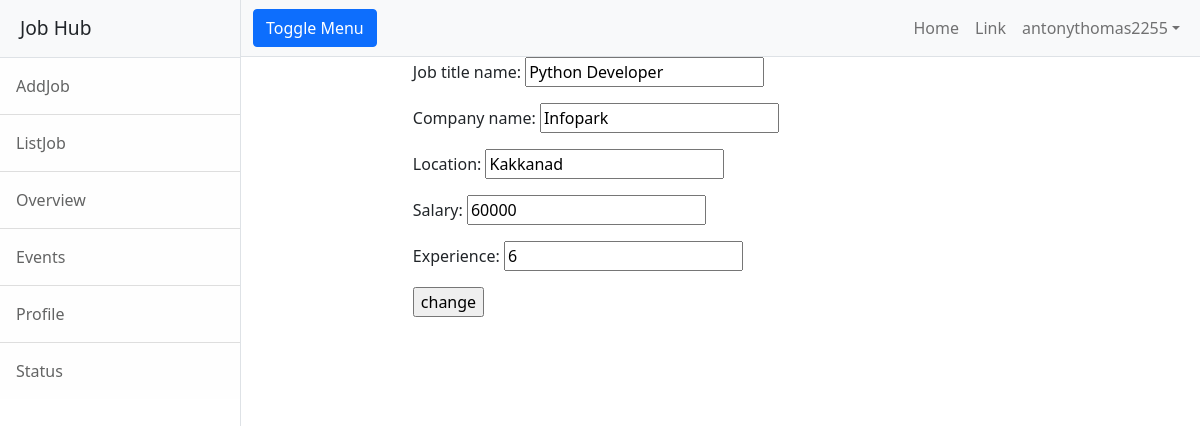
Page /employer/jobs/change/4 (signed in) on the committed database.
### employer/models.py (models this page shows, shortened)
class Jobs(models.Model):
    job_title_name=models.CharField(max_length=150)
    company_name=models.CharField(max_length=150)
    location=models.CharField(max_length=150)
    salary=models.PositiveIntegerField(null=True)
    experience=models.PositiveIntegerField(default=0)

### employer/views.py (the view)
# urls.py: path('jobs/change/<int:id>',views.JobEditView.as_view(),name="emp-editjob"),
class JobEditView(UpdateView):
    model = Jobs
    form_class = JobForm
    template_name = "emp-editjob.html"
    success_url = reverse_lazy("emp-alljobs")
    pk_url_kwarg = "id"

### employer/forms.py
class JobForm(forms.ModelForm):
    class Meta:
        model=Jobs
        fields="__all__"

### employer/templates/emp-editjob.html (shortened to what this page needs)
{%extends 'base.html'%}
{%block body_block%}
<div class="row">
    <div class="col-2"></div>
    <div class="col-8">
        <form action="" method="post">
        {{form.as_p}}
        <input type="submit" value="change">
        </form>
    </div>
    <div class="col-2"></div>
</div>
{%endblock%}

### employer/templates/base.html (shortened to what this page needs)
<!DOCTYPE html>
{%load static%}
<html lang="en">
    <head>
        <link href="{%static 'css/styles.css'%}" rel="stylesheet" />
    </head>
    <body>
        <div class="d-flex" id="wrapper">
            <div class="border-end bg-white" id="sidebar-wrapper">
                <div class="sidebar-heading border-bottom bg-light">Job Hub</div>
                <div class="list-group list-group-flush">
                    <a class="list-group-item list-group-item-action list-group-item-light p-3" href="{%url 'emp-addjob' %}">AddJob</a>
                    <a class="list-group-item list-group-item-action list-group-item-light p-3" href="{%url 'emp-alljobs' %}">ListJob</a>
                    <a class="list-group-item list-group-item-action list-group-item-light p-3" href="#!">Overview</a>
                    <a class="list-group-item list-group-item-action list-group-item-light p-3" href="#!">Events</a>
                    <a class="list-group-item list-group-item-action list-group-item-light p-3" href="#!">Profile</a>
                    <a class="list-group-item list-group-item-action list-group-item-light p-3" href="#!">Status</a>
                </div>
            </div>
            <div id="page-content-wrapper">
                <nav class="navbar navbar-expand-lg navbar-light bg-light border-bottom">
                    <div class="container-fluid">
                        <button class="btn btn-primary" id="sidebarToggle">Toggle Menu</button>
                        <div class="collapse navbar-collapse" id="navbarSupportedContent">
                            <ul class="navbar-nav ms-auto mt-2 mt-lg-0">
                                <li class="nav-item active"><a class="nav-link" href="#!">Home</a></li>
                                <li class="nav-item"><a class="nav-link" href="#!">Link</a></li>
                                <li class="nav-item dropdown">
                                    <a class="nav-link dropdown-toggle" id="navbarDropdown" href="#" role="button" data-bs-toggle="dropdown" aria-haspopup="true" aria-expanded="false">{{request.user}}</a>
                                </li>
                            </ul>
                        </div>
                    </div>
                </nav>
                <div class="container-fluid">
                    {%block body_block%}
                    {%endblock%}
                </div>
            </div>
        </div>
    </body>
</html>

### rows in the picture
Jobs: job_title_name "Python Developer", company_name "Infopark", location "Kakkanad", salary "60000", experience "6"

### other values in the picture
{{ request.user }} "antonythomas2255"
